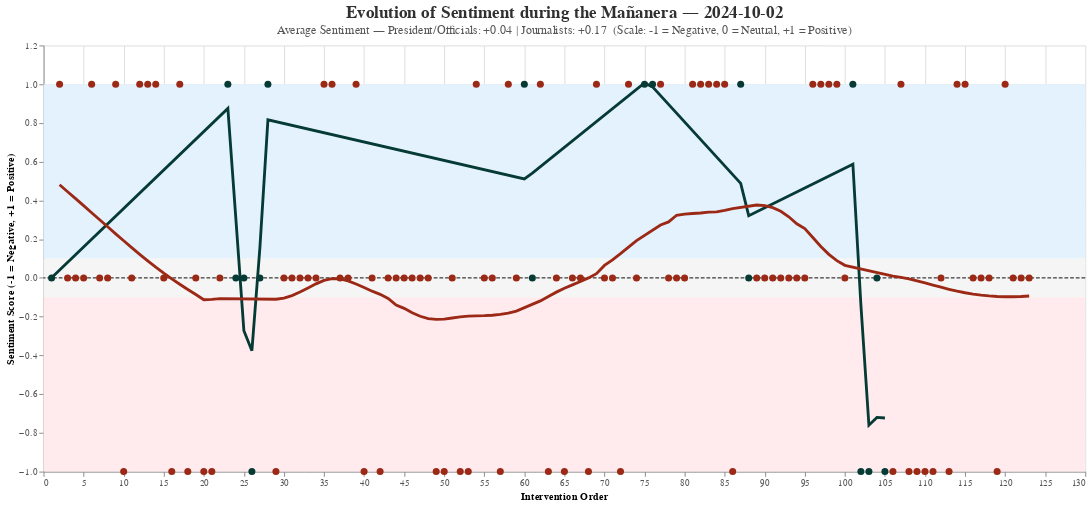

Notebook code cell kept with this figure:
### Code cell
# Step 2. Compute average sentiment per group for subtitle
avg_sentiments = (
    conf_sent.groupby("speaker_group")["sentiment_score"]
    .mean()
    .round(2)
    .to_dict()
)

avg_pres = avg_sentiments.get("President/Official", 0)
avg_jour = avg_sentiments.get("Journalist", 0)

# Step 3. Build readable summary for subtitle
subtitle_text = (
    f"Average Sentiment — President/Officials: {avg_pres:+.2f} | "
    f"Journalists: {avg_jour:+.2f}  "
    "(Scale: -1 = Negative, 0 = Neutral, +1 = Positive)"
)

# Step 4. Sentiment zones
zones = pd.DataFrame({
    "zone": ["Positive", "Neutral", "Negative"],
    "y0": [0.1, -0.1, -1],
    "y1": [1, 0.1, -0.1],
    "color": ["#E3F2FD", "#F5F5F5", "#FFEBEE"]  # light blue, gray, light red
})

# Step 5. Build a layer with the sentiment zones
zone_chart = (
    alt.Chart(zones)
    .mark_rect()
    .encode(
        y="y0:Q",
        y2="y1:Q",
        color=alt.Color("color:N", scale=None, legend=None)
    )
)

# Step 6. Points with individual interventions classified
points = (
    alt.Chart(conf_sent)
    .mark_circle(size=55, opacity=1)
    .encode(
        x=alt.X("intervention_order:Q", title="Intervention Order"),
        y=alt.Y("sentiment_score:Q", title="Sentiment Score (-1 = Negative, +1 = Positive)"),
        color=alt.Color(
            "speaker_group:N",
            scale=alt.Scale(
                domain=["President/Official", "Journalist"],
                range=[color_president, color_journalist]
            ),
            title="Speaker"
        ),
        tooltip=[
            "intervention_order:Q",
            "speaker_group:N",
            "sentiment_label:N",
            alt.Tooltip("p_pos:Q", title="P(Pos)", format=".2f"),
            alt.Tooltip("p_neu:Q", title="P(Neu)", format=".2f"),
            alt.Tooltip("p_neg:Q", title="P(Neg)", format=".2f"),
            alt.Tooltip("text:N", title="Excerpt")
        ]
    )
)

# Step 7. Smooth trends per group
smooth_lines = (
    alt.Chart(conf_sent)
    .transform_loess("intervention_order", "sentiment_score", groupby=["speaker_group"])
    .mark_line(size=3)
    .encode(
        x="intervention_order:Q",
        y="sentiment_score:Q",
        color=alt.Color(
            "speaker_group:N",
            scale=alt.Scale(
                domain=["President/Official", "Journalist"],
                range=[color_president, color_journalist]
            ),
            legend=None
        )
    )
)

# Step 8. Neutral line
neutral_line = (
    alt.Chart(pd.DataFrame({"y": [0]}))
    .mark_rule(color="black", strokeDash=[4, 2])
    .encode(y="y:Q")
)

# Step 9. Combine all layers
chart_sentiment = (
    zone_chart + neutral_line + points + smooth_lines
).properties(
    title={
        "text": [f"Evolution of Sentiment during the Mañanera — {pd.to_datetime(target_date).date()}"],
        "subtitle": [subtitle_text],
        "anchor": "middle",
        "fontSize": 18,
        "subtitleFontSize": 13,
        "subtitleColor": "#555"
    },
    width=1100,
    height=450
).configure_view(stroke=None)

# Step 10. Save chart
file_name = "05_sentiment_2024_10_02.svg"
full_path = f"{output_folder}/{file_name}"
chart_sentiment.save(full_path)
chart_sentiment
